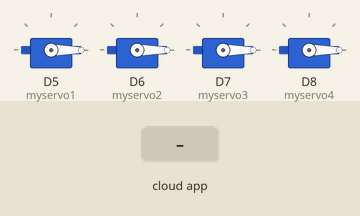
This sketch was run on a simulated ESP8266 (NodeMCU). Shown: 4 × servo. The test bench sets the inputs (shaded band). The RemoteXY app is connected.

Above: at 1.2 s.
1.3 s: the phone or cloud app sets slider_1 to 25
At 1.7 s:
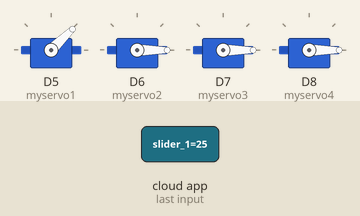
2.8 s: the phone or cloud app sets slider_2 to 25
At 4.0 s:
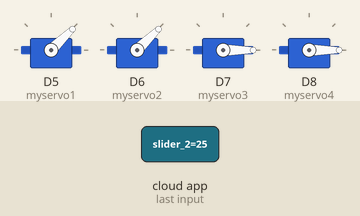
4.3 s: the phone or cloud app sets slider_3 to 25
At 5.2 s:
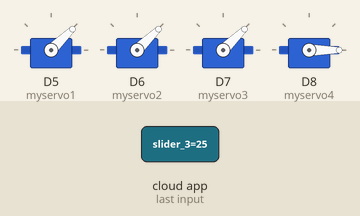
5.8 s: the phone or cloud app sets slider_4 to 25
At 6.3 s:
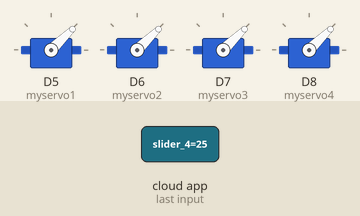
7.3 s: the phone or cloud app sets slider_1 to 0
At 8.5 s:
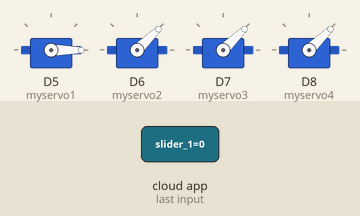
8.8 s: the phone or cloud app sets slider_2 to 0
At 9.8 s:
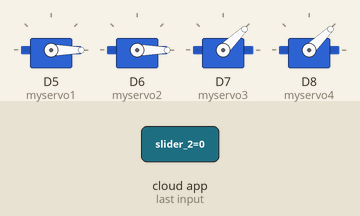
Timing chart, 0 to 11.3 s (numbered marks = the images above; inputs shaded):
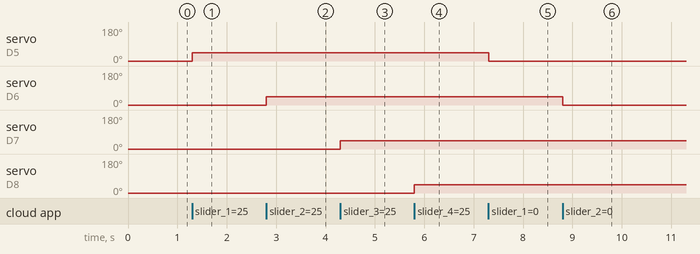

The sketch:

Robotics_arm_with_remotexy.ino
```cpp
#define REMOTEXY_MODE__ESP8266WIFI_LIB_POINT
#include <ESP8266WiFi.h>

#include <RemoteXY.h>
#include <Servo.h>
Servo myservo1;
Servo myservo2;
Servo myservo3;
Servo myservo4;

// RemoteXY connection settings
#define REMOTEXY_WIFI_SSID "RemoteXY"
#define REMOTEXY_WIFI_PASSWORD "12345678"
#define REMOTEXY_SERVER_PORT 6377


// RemoteXY configurate
#pragma pack(push, 1)
uint8_t RemoteXY_CONF[] =
  { 255,4,0,0,0,35,0,8,13,0,
  4,0,17,8,9,46,2,26,4,0,
  40,9,8,44,2,26,4,0,63,8,
  8,44,2,26,4,0,81,7,8,46,
  2,26 };

// this structure defines all the variables of your control interface
struct {

    // input variable
  int8_t slider_1; // =0..100 slider position
  int8_t slider_2; // =0..100 slider position
  int8_t slider_3; // =0..100 slider position
  int8_t slider_4; // =0..100 slider position

    // other variable
  uint8_t connect_flag;  // =1 if wire connected, else =0

} RemoteXY;
#pragma pack(pop)

/////////////////////////////////////////////
//           END RemoteXY include          //
/////////////////////////////////////////////


void setup()
{
  RemoteXY_Init ();
  myservo1.attach(D5);
  myservo2.attach(D6);
  myservo3.attach(D7);
  myservo4.attach(D8);


  // TODO you setup code

}

void loop()
{
  RemoteXY_Handler ();
  int pos1,pos2,pos3,pos4;
  pos1 = map(RemoteXY.slider_1,1,100,1,180);
  myservo1.write(pos1);
  pos2 = map(RemoteXY.slider_2,1,100,1,180);
  myservo2.write(pos2);
  pos3 = map(RemoteXY.slider_3,1,100,1,180);
  myservo3.write(pos3);
  pos4 = map(RemoteXY.slider_4,1,100,1,180);
  myservo4.write(pos4);


  // TODO you loop code
  // use the RemoteXY structure for data transfer


}
```

Measured:
- after the input at 1.3 s, servo on D5 (myservo1): 0° → 44° at once
- after the input at 2.8 s, servo on D6 (myservo2): 0° → 44° at once
- after the input at 4.3 s, servo on D7 (myservo3): 0° → 44° at once
- after the input at 5.8 s, servo on D8 (myservo4): 0° → 44° at once
- after the input at 7.3 s, servo on D5 (myservo1): 44° → 0° at once
- after the input at 8.8 s, servo on D6 (myservo2): 44° → 0° at once
